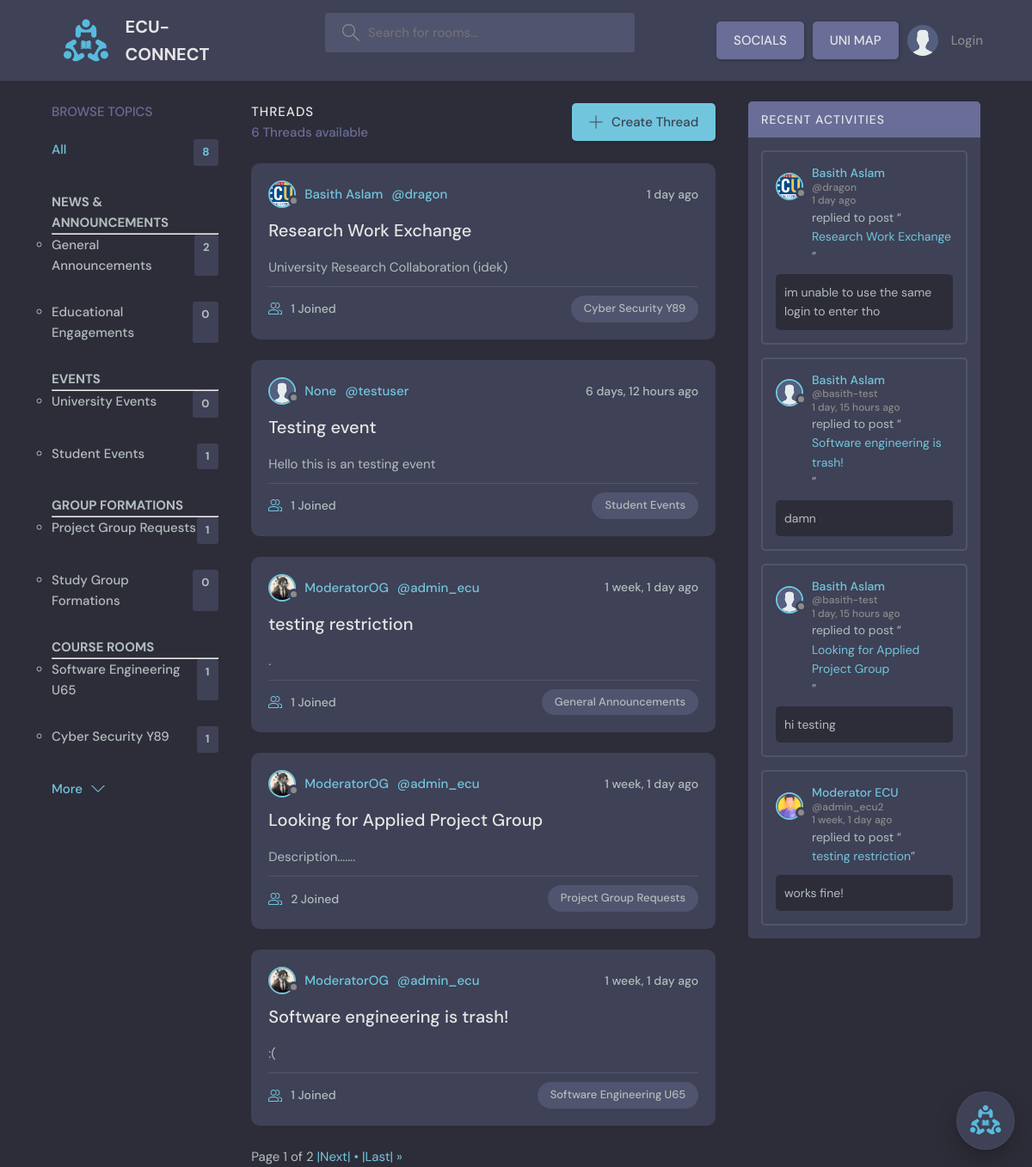
/, run on an earlier commit of the app's database.
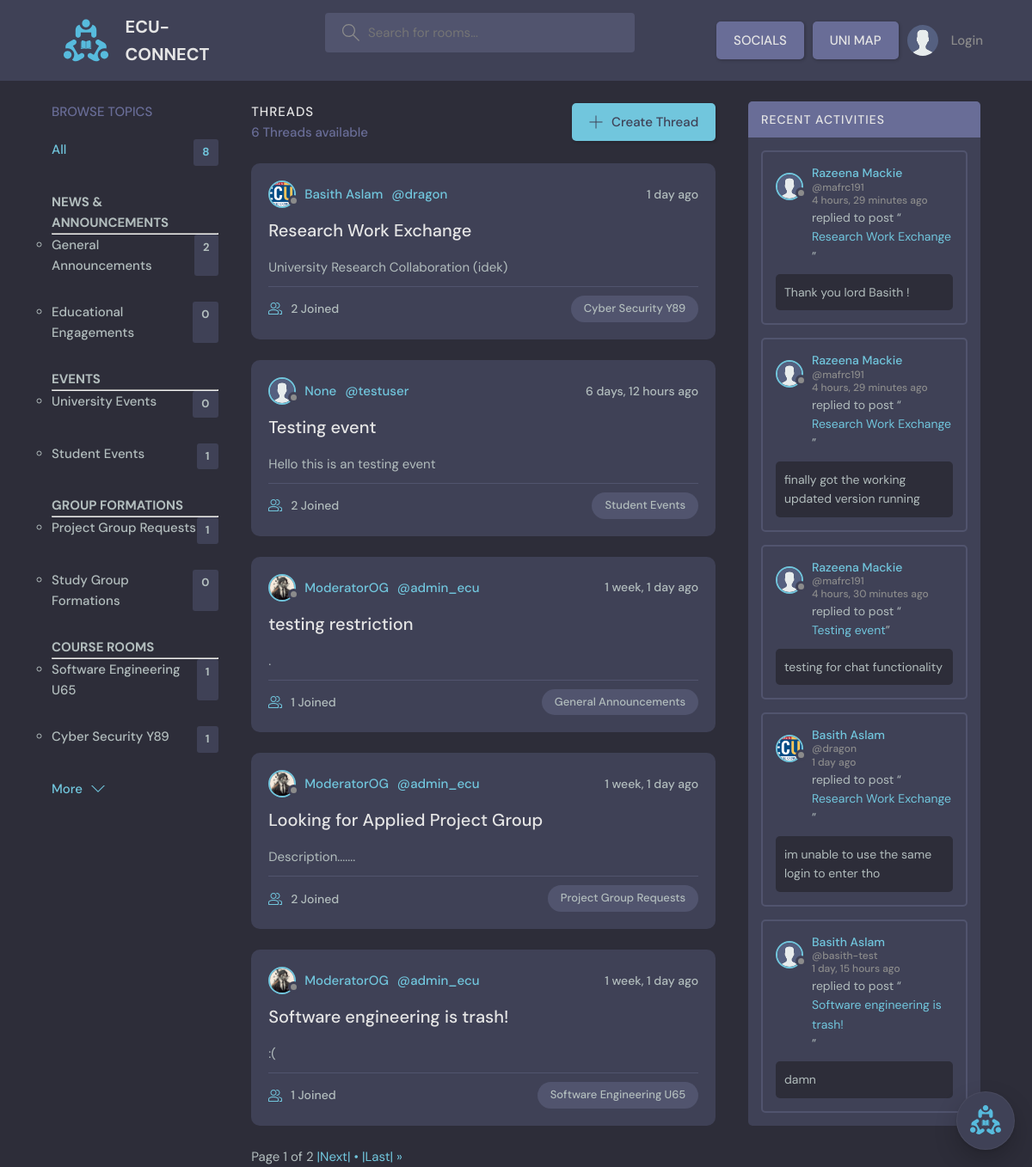
And on a later commit of the database.
### base/models.py (models this page shows, shortened)
class Topic(models.Model):
    name = models.CharField(max_length=200)

class Thread(models.Model):
    host = models.ForeignKey(User, on_delete = models.SET_NULL, null=True)
    topic = models.ForeignKey(Topic, on_delete = models.SET_NULL, null=True)
    name = models.CharField(max_length=200)
    description = models.TextField(null = True, blank = True)
    participants = models.ManyToManyField(User, related_name='participants', blank=True)
    updated = models.DateTimeField(auto_now= True)
    created = models.DateTimeField(auto_now_add= True)
    class Meta:
       ordering = ['-updated', '-created']
    def __str__(self):
        return self.name

class User(AbstractUser):
    username = models.CharField(max_length=150, unique=True, null=True)
    name = models.CharField(max_length=200, null=True)
    email = models.EmailField(unique=True, null=True)
    bio = models.TextField(null=True)
    avatar = models.ImageField(null=True, default="avatar.svg")
    USERNAME_FIELD = 'email'
    REQUIRED_FIELDS = ['username']
    notifications = models.ManyToManyField(Notification, related_name='notifications', blank=True)

class Comment(models.Model):
    user = models.ForeignKey(User, on_delete=models.CASCADE)
    thread = models.ForeignKey(Thread, on_delete=models.CASCADE)
    body = models.TextField()
    updated = models.DateTimeField(auto_now= True)
    created = models.DateTimeField(auto_now_add= True)
    class Meta:
       ordering = ['-updated', '-created']

### base/views.py (the view)
# urls.py: 2. Add a URL to urlpatterns:  path('', views.home, name='home')
def home(request):
    q = request.GET.get('q') if request.GET.get('q') != None else ''
    threads = Thread.objects.filter(
        Q(topic__name__icontains=q) |
        Q(name__icontains=q) |
        Q(description__icontains=q)
        )#[0:5]
    thread_count = threads.count()
    paginator = Paginator(threads, 5)  # Show 5 threads per page
    page_number = request.GET.get('page')
    try:
        threads = paginator.page(page_number)
    except PageNotAnInteger:
        threads = paginator.page(1)
    except EmptyPage:
        threads = paginator.page(paginator.num_pages)
    topics = Topic.objects.all() #[0:5]
    thread_comments = Comment.objects.filter(Q(thread__topic__name__icontains=q))[0:5]
    context = {'threads': threads, 'topics': topics, 'thread_comments': thread_comments, 'thread_count': thread_count, 'q': q}
    return render(request, 'base/home.html', context )

### base/templates/base/home.html (shortened to what this page needs)
{% extends 'main.html' %}
{% block content %}
    <main class="layout layout--3">
      <div class="container">
        {% include 'base/topics_component.html' %}
        <div class="roomList">
          <div class="roomList__header">
            <div>
              <h2>THREADS</h2>
              <p>{{thread_count}} Threads available</p>
            </div>
            <a class="btn btn--main" href="{% url 'create_thread' %}">
              <svg version="1.1" xmlns="http://www.w3.org/2000/svg" width="32" height="32" viewBox="0 0 32 32">
                <title>add</title>
                <path
                  d="M16.943 0.943h-1.885v14.115h-14.115v1.885h14.115v14.115h1.885v-14.115h14.115v-1.885h-14.115v-14.115z"
                ></path>
              </svg>
              Create Thread
            </a>
          </div>
          {% include 'base/feed_component.html' %}
        </div>
        {% include 'base/activity_component.html' %}
      </div>
    </main>
{% endblock content %}

### base/templates/base/topics_component.html (shortened to what this page needs)
        <div class="topics">
            <div class="topics__header">
              <h2>Browse Topics</h2>
            </div>
            <ul class="topics__list">
                <li>
                    <a href="{% url 'home' %}" class="active">All <span>{{topics.count}}</span></a>
                </li>
              <li>
                <h4>NEWS & ANNOUNCEMENTS</h4>
                <hr>
                <ul>
                  {% for topic in topics %}
                    {% if topic.name == "General Announcements" or topic.name == "Educational Engagements"  %}
                      <li><strong><a href="{% url 'home' %}?q={{topic.name}}">{{topic.name}}<span>{{topic.thread_set.all.count}}</span></a></strong></li>
                    {% endif %}
                  {% endfor %}
                </ul>
              </li>
              <li>
                <h4>EVENTS</h4>
                <hr>
                <ul>
                  {% for topic in topics %}
                  {% if topic.name == "University Events" or topic.name == "Student Events"  %}
                      <li><strong><a href="{% url 'home' %}?q={{topic.name}}">{{topic.name}}<span>{{topic.thread_set.all.count}}</span></a></strong></li>
                    {% endif %}
                  {% endfor %}
                </ul>
              </li>
              <li>
                <h4>GROUP FORMATIONS</h4>
                <hr>
                <ul>
                  {% for topic in topics %}
                  {% if topic.name == "Project Group Requests" or topic.name == "Study Group Formations"  %}
                      <li> <a href="{% url 'home' %}?q={{topic.name}}">{{topic.name}}<span>{{topic.thread_set.all.count}}</span></a></li>
                    {% endif %}
                  {% endfor %}
                </ul>
              </li>
              <li>
                <h4>COURSE ROOMS</h4>
                <hr>
                <ul>
                  {% for topic in topics %}
                  {% if topic.name == "Software Engineering U65" or topic.name == "Cyber Security Y89"  %}
                      <li><strong><a href="{% url 'home' %}?q={{topic.name}}">{{topic.name}}<span>{{topic.thread_set.all.count}}</span></a></strong></li>
                    {% endif %}
                  {% endfor %}
                </ul>
              </li>
            </ul>
            <a class="btn btn--link" href="topics.html">
              More
              <svg version="1.1" xmlns="http://www.w3.org/2000/svg" width="32" height="32" viewBox="0 0 32 32">
                <title>chevron-down</title>
                <path d="M16 21l-13-13h-3l16 16 16-16h-3l-13 13z"></path>
              </svg>
            </a>
          </div>

### base/templates/base/feed_component.html (shortened to what this page needs)
{% for thread in threads %}
<div class="roomListRoom">
    <div class="roomListRoom__header">
        <a href="{% url 'user_profile' thread.host.id %}" class="roomListRoom__author">
        <div class="avatar avatar--small">
            <img src="{{thread.host.avatar.url}}" />
        </div>
        <span>{{thread.host.name}}</span>
        <span>@{{thread.host.username}}</span>
        </a>
        <div class="roomListRoom__actions">
        <span>{{thread.created|timesince}} ago</span>
        </div>
    </div>
    <div class="roomListRoom__content">
        <a href="{% url 'thread' thread.id %}">{{thread.name}}</a>
        <p>
            {{ thread.description }}
        </p>
    </div>
    <div class="roomListRoom__meta">
        <a href="{% url 'thread' thread.id %}" class="roomListRoom__joined">
        {{thread.participants.all.count}} Joined
        </a>
        <p class="roomListRoom__topic">{{thread.topic.name}}</p>
    </div>
</div>
{% endfor %}
<div class="pagination">
    <span class="step-links">
        <span class="current">
            Page {{ threads.number }} of {{ threads.paginator.num_pages }}
        </span>
        {% if threads.has_next %}
            <a href="?page={{ threads.next_page_number }}{% if q %}&q={{ q }}{% endif %}"> |Next| • </a>
            <a href="?page={{ threads.paginator.num_pages }}{% if q %}&q={{ q }}{% endif %}"> |Last| &raquo;</a>
        {% endif %}
    </span>
</div>

### base/templates/base/activity_component.html (shortened to what this page needs)
<div class="activities">
    <div class="activities__header">
      <h2>Recent Activities</h2>
    </div>
    {% for comment in thread_comments %}
    <div class="activities__box">
      <div class="activities__boxHeader roomListRoom__header">
        <a href="{% url 'user_profile' comment.user.id %}" class="roomListRoom__author">
          <div class="avatar avatar--small">
            <img src="{{comment.user.avatar.url}}" />
          </div>
          <p>
            {{comment.user.name}}
            <span>@{{comment.user.username}}</span>
            <span>{{comment.created|timesince}} ago</span>
          </p>
        </a>
      </div>
      <div class="activities__boxContent">
        <p>replied to post “<a href="{% url 'thread' comment.thread.id %}">{{comment.thread}}</a>”</p>
        <div class="activities__boxRoomContent">
            <p>{{comment.body}}</p>
        </div>
      </div>
    </div>
    {% endfor %}
  </div>

What changed in the data, as far as the page shows it:
no longer on this page (row unchanged): Comment: user.avatar (placeholder picture), user.name "Basith Aslam", user.username "basith-test", created "1 day, 15 hours", thread "Looking for Applied Project Group", body "hi testing"
no longer on this page (row unchanged): Comment: user.avatar (picture), user.name "Moderator ECU", user.username "admin_ecu2", created "1 week, 1 day", thread "testing restriction", body "works fine!"
computed for Thread "Research Work Exchange": participants.all.count "1" → "2"
computed for Thread "Testing event": participants.all.count "1" → "2"
added Comment: user.avatar (placeholder picture), user.name "Razeena Mackie", user.username "mafrc191", created "4 hours, 29 minutes", thread "Research Work Exchange", body "Thank you lord Basith !"
added Comment: user.avatar (placeholder picture), user.name "Razeena Mackie", user.username "mafrc191", created "4 hours, 29 minutes", thread "Research Work Exchange", body "finally got the working updated version running"
added Comment: user.avatar (placeholder picture), user.name "Razeena Mackie", user.username "mafrc191", created "4 hours, 30 minutes", thread "Testing event", body "testing for chat functionality"
